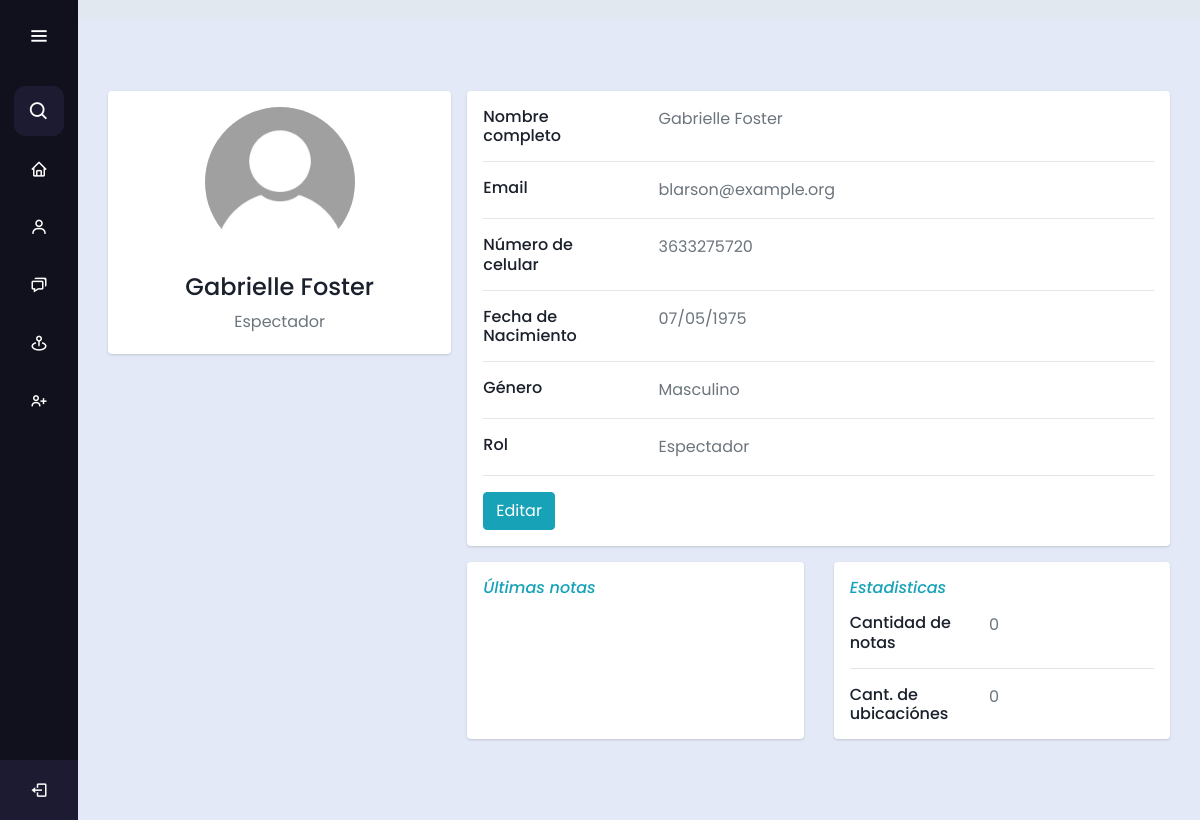
Screenshot of /profile/ (signed in) with the database file from the repository.
### users/models.py (models this page shows)
class CustomUser(AbstractUser):
    ROLE = (
        ('i', 'Investigator'),
        ('v', 'Viewer'),
    )
    GENDER_CHOICES = (
        ('H', 'Masculino'),
        ('M', 'Femenino'),
        ('O', 'Otro'),
    )
    role = models.CharField(max_length=1, choices=ROLE, default='v')
    date_of_birth = models.DateField(null=True, blank=False)
    phone_number = models.CharField(max_length=20, blank=True)
    gender = models.CharField(max_length=1, choices=GENDER_CHOICES, blank=False)
    profile_picture = models.ImageField(upload_to='profile_pics/', blank=True,default='profile_pics/default_profile_pic.webp')
    groups = models.ManyToManyField(Group, related_name='custom_users')
    user_permissions = models.ManyToManyField(Permission, related_name='custom_users')

### users/views.py (the view)
# urls.py: path('profile/', profile, name='profile'),
@login_required
def profile(request):
    success_messages = messages.get_messages(request)
    return render(request, 'profile.html', {'messages': success_messages})

### deu_HM/templates/profile.html (shortened to what this page needs)
{% extends 'base.html' %}
{% load static %}
{% block content %}
<div class="container overflow-hidden" style="padding-top: 5%;">
    <div class="main-body">
        <div class="row gutters-sm">
            <div class="col-md-4 mb-3">
                <div class="card">
                    <div class="card-body">
                        <div class="d-flex flex-column align-items-center text-center">
                            <img src="{{ request.user.profile_picture.url }}" alt="Admin" class="rounded-circle"
                                width="150">
                            <div class="mt-3">
                                <h4>{{request.user.first_name}} {{request.user.last_name}}</h4>
                                <p class="text-secondary mb-1">
                                    {% if request.user.role == "v" %}
                                    Espectador
                                    {% else %}
                                    Investigador
                                    {% endif %}
                                </p>
                            </div>
                        </div>
                    </div>
                </div>
            </div>
            <div class="col-md-8">
                <div class="card mb-3">
                    <div class="card-body">
                        <div class="row">
                            <div class="col-sm-3">
                                <h6 class="mb-0">Nombre completo</h6>
                            </div>
                            <div class="col-sm-9 text-secondary">
                                {{request.user.first_name}} {{request.user.last_name}}
                            </div>
                        </div>
                        <hr>
                        <div class="row">
                            <div class="col-sm-3">
                                <h6 class="mb-0">Email</h6>
                            </div>
                            <div class="col-sm-9 text-secondary">
                                {{request.user.email}}
                            </div>
                        </div>
                        <hr>
                        <div class="row">
                            <div class="col-sm-3">
                                <h6 class="mb-0">Número de celular</h6>
                            </div>
                            <div class="col-sm-9 text-secondary">
                                {{request.user.phone_number}}
                            </div>
                        </div>
                        <hr>
                        <div class="row">
                            <div class="col-sm-3">
                                <h6 class="mb-0">Fecha de Nacimiento</h6>
                            </div>
                            <div class="col-sm-9 text-secondary">
                                {{request.user.date_of_birth|date:"d/m/Y" }}
                            </div>
                        </div>
                        <hr>
                        <div class="row">
                            <div class="col-sm-3">
                                <h6 class="mb-0">Género</h6>
                            </div>
                            <div class="col-sm-9 text-secondary">
                                {% if request.user.gender == "H" %}
                                Masculino
                                {% elif request.user.gender == "M"%}
                                Femenino
                                {% else %}
                                Otro
                                {% endif %}
                            </div>
                        </div>
                        <hr>
                        <div class="row">
                            <div class="col-sm-3">
                                <h6 class="mb-0">Rol</h6>
                            </div>
                            <div class="col-sm-9 text-secondary">
                                {% if request.user.role == "v" %}
                                Espectador
                                {% else %}
                                Investigador
                                {% endif %}
                            </div>
                        </div>
                        <hr>
                        <div class="row">
                            <div class="col-sm-12">
                                <a class="btn btn-info" href="{% url 'edit_user'%}">Editar</a>
                            </div>
                        </div>
                    </div>
                </div>
                <div class="row">
                    <div class="col-sm-6 mb-3">
                        <div class="card h-100">
                            <div class="card-body">
                                <h6 class="d-flex align-items-center mb-3"><i
                                        class="material-icons text-info mr-2">Últimas notas</i></h6>
                            </div>
                        </div>
                    </div>
                    <div class="col-sm-6 mb-3">
                        <div class="card h-100">
                            <div class="card-body">
                                <h6 class="d-flex align-items-center mb-3"><i
                                        class="material-icons text-info mr-2">Estadisticas</i></h6>
                                <div class="row">
                                    <div class="col-sm-5">
                                        <h6 class="mb-0">Cantidad de notas</h6>
                                    </div>
                                    <div class="col-sm-3 text-secondary">
                                        0
                                    </div>
                                </div>
                                <hr>
                                <div class="row">
                                    <div class="col-sm-5">
                                        <h6 class="mb-0">Cant. de ubicaciónes</h6>
                                    </div>
                                    <div class="col-sm-3 text-secondary">
                                        0
                                    </div>
                                </div>
                            </div>
                        </div>
                    </div>
                </div>
            </div>
        </div>
    </div>
</div>
{% endblock %}

### deu_HM/static/css/home.css (style rules this page uses)
* { margin: 0; padding: 0; box-sizing: border-box; font-family: "Poppins" , sans-serif; }

### deu_HM/templates/profile.html (style rules this page uses)
.main-body { padding: 15px; }
.card { box-shadow: 0 1px 3px 0 rgba(0, 0, 0, .1), 0 1px 2px 0 rgba(0, 0, 0, .06); }
.card { position: relative; display: flex; flex-direction: column; min-width: 0; word-wrap: break-word; background-color: #fff; background-clip: border-box; border: 0 solid rgba(0, 0, 0, .125); border-radius: .25rem; }
.card-body { flex: 1 1 auto; min-height: 1px; padding: 1rem; }
.gutters-sm { margin-right: -8px; margin-left: -8px; }
.gutters-sm>.col, .gutters-sm>[class*=col-] { padding-right: 8px; padding-left: 8px; }
.mb-3, .my-3 { margin-bottom: 1rem !important; }
.h-100 { height: 100% !important; }

### rows the page displays
CustomUser: user.profile_picture (placeholder picture), user.first_name "Gabrielle", user.last_name "Foster", user.email "blarson@example.org", user.phone_number "3633275720", user.date_of_birth "07/05/1975"
